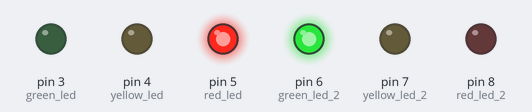
Bench run of a sketch on a simulated Arduino Uno, built with avr-gcc and run on an emulated ATmega328P. Parts: output pins drawn as LEDs (lit = HIGH).

Above: at 2.5 s.
At 6.0 s:
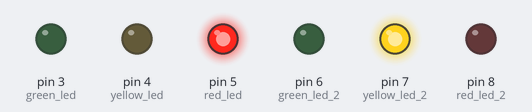
At 9.5 s:
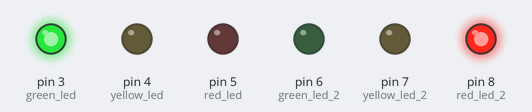
At 13.0 s:
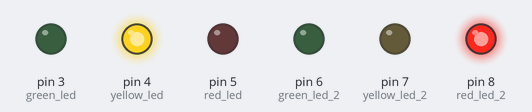
Timing chart, 0 to 18.2 s (numbered marks = the images above):
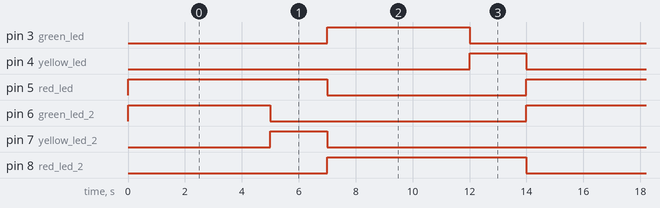

The sketch:

task3_double_traffic_light_function.ino
```cpp
// Task 3: Double traffic light function
// Ishaan Takrani
// Arun Chauhan

/*
  Each LED pin on the Arduino can be
  represented by an easily understandable
  name. These are called variables.

  The number values assigned to the variable
  can vary based on which arduino pins you use
*/
int green_led = 3;
int yellow_led = 4;
int red_led = 5;

int green_led_2 = 6;
int yellow_led_2 = 7;
int red_led_2 = 8;


void doubleTrafficLightSystem(uint8_t green, uint8_t yellow, uint8_t red, uint8_t green2, uint8_t yellow2, uint8_t red2){

  digitalWrite(red2, LOW);   //second red led is off
  digitalWrite(red, HIGH);  // first red led is on
  digitalWrite(green2, HIGH);  // second green led is on for 5 seconds
  delay(5000);

  digitalWrite(green2, LOW); // green led 2 turns off, and yellow led 2 turns on for 2 seconds
  digitalWrite(yellow2, HIGH);
  delay(2000);

  digitalWrite(yellow2, LOW);  // yellow led 2 turns off, and red led 2 turns on.
  digitalWrite(red2, HIGH);  // At this point, the second light has completed a green -> red cycle


  digitalWrite(red, LOW); // red led 1 (finally) turns off
  digitalWrite(green, HIGH);  // green led 1 turns green for 5 seconds
  delay(5000);


  digitalWrite(green, LOW); // green led 1 turns off and the yellow one turns on for 2 seconds
  digitalWrite(yellow, HIGH);
  delay(2000);

  digitalWrite(yellow, LOW);  // finally, yellow led one turns off and the red one turns on
}


void setup() {
  /*
  In void setup, all of the LED
  pins are defined are defined
  as outputs. This is because the LED's
  receive instructions / information from
  the Arduino, and not the other way around
  */
  pinMode(green_led, OUTPUT);
  pinMode(yellow_led, OUTPUT);
  pinMode(red_led, OUTPUT);

  pinMode(green_led_2, OUTPUT);
  pinMode(yellow_led_2, OUTPUT);
  pinMode(red_led_2, OUTPUT);
}

void loop() {

  /*
  below is the function call. The function is called
  and takes the led's as arguments. The arguments are
  passed to the function, and the function uses them.

  The variables that are passed to the function
  can have different names as the variables listed
  when defining the function above, but
  as long as the argument has the desired position,
  it will work.

  For example, the green_led variable in the function call is
  the first argument, and in the function definition above,
  the first argument has the name green. This means that
  everytime "green" is used in the function, the action will
  apply to the green_led.
  */

  doubleTrafficLightSystem(green_led, yellow_led, red_led, green_led_2, yellow_led_2, red_led_2);

}
```

Measured:
- by itself, pin 3 (green_led), pin 6 (green_led_2): alternates HIGH for 5.0 s and LOW for 9.0 s
- by itself, pin 4 (yellow_led), pin 7 (yellow_led_2): alternates HIGH for 2.0 s and LOW for 12.0 s
- by itself, pin 5 (red_led), pin 8 (red_led_2): alternates HIGH for 7.0 s and LOW for 7.0 s
